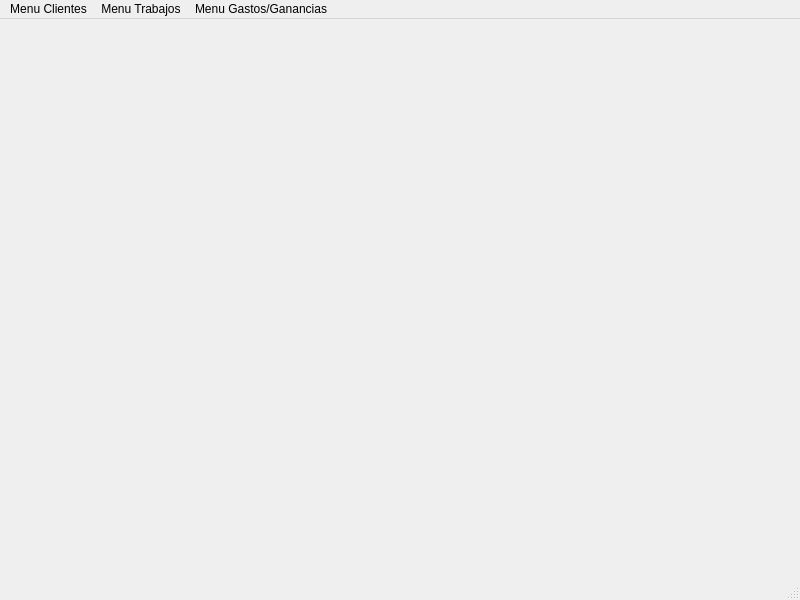
<?xml version="1.0" encoding="UTF-8"?>
<ui version="4.0">
 <class>MainWindow</class>
 <widget class="QMainWindow" name="MainWindow">
  <property name="geometry">
   <rect>
    <x>0</x>
    <y>0</y>
    <width>800</width>
    <height>600</height>
   </rect>
  </property>
  <property name="windowTitle">
   <string>MainWindow</string>
  </property>
  <widget class="QWidget" name="centralwidget">
   <layout class="QGridLayout" name="gridLayout">
    <item row="0" column="0">
     <widget class="QLabel" name="label">
      <property name="text">
       <string/>
      </property>
      <property name="pixmap">
       <pixmap>../../assets/fondo-MainScene.png</pixmap>
      </property>
      <property name="alignment">
       <set>Qt::AlignCenter</set>
      </property>
     </widget>
    </item>
   </layout>
  </widget>
  <widget class="QMenuBar" name="menubar">
   <property name="geometry">
    <rect>
     <x>0</x>
     <y>0</y>
     <width>800</width>
     <height>22</height>
    </rect>
   </property>
   <widget class="QMenu" name="menuMenu_Clientes">
    <property name="title">
     <string>Menu Clientes</string>
    </property>
    <addaction name="actionNuevo_Cliente"/>
    <addaction name="separator"/>
    <addaction name="actionEliminar_Cliente"/>
    <addaction name="separator"/>
    <addaction name="actionActualizar_informacion"/>
    <addaction name="separator"/>
    <addaction name="actionListar_todos_los_Clientes"/>
    <addaction name="separator"/>
   </widget>
   <widget class="QMenu" name="menuMenu_Gastos_Ganancias">
    <property name="title">
     <string>Menu Gastos/Ganancias</string>
    </property>
    <addaction name="actionHistorial_de_Gastos"/>
    <addaction name="separator"/>
    <addaction name="actionCalcular_ganancias"/>
    <addaction name="separator"/>
    <addaction name="actionCalcular_gastos"/>
    <addaction name="separator"/>
   </widget>
   <widget class="QMenu" name="menuMenu_Trabajos">
    <property name="title">
     <string>Menu Trabajos</string>
    </property>
    <addaction name="actionNuevo_Trabajo"/>
    <addaction name="separator"/>
    <addaction name="actionActualizar_informacion_2"/>
    <addaction name="separator"/>
    <addaction name="actionEliminar_Trabajo"/>
    <addaction name="separator"/>
    <addaction name="actionHistorial_de_trabajos"/>
    <addaction name="separator"/>
    <addaction name="actionBuscar_Trabajo"/>
    <addaction name="separator"/>
   </widget>
   <addaction name="menuMenu_Clientes"/>
   <addaction name="menuMenu_Trabajos"/>
   <addaction name="menuMenu_Gastos_Ganancias"/>
  </widget>
  <widget class="QStatusBar" name="statusbar"/>
  <action name="actionNuevo_Cliente">
   <property name="text">
    <string>Nuevo Cliente</string>
   </property>
  </action>
  <action name="actionEliminar_Cliente">
   <property name="text">
    <string>Eliminar Cliente</string>
   </property>
  </action>
  <action name="actionActualizar_informacion">
   <property name="text">
    <string>Actualizar informacion / Buscar</string>
   </property>
  </action>
  <action name="actionBuscar_Cliente">
   <property name="text">
    <string>Buscar Cliente</string>
   </property>
  </action>
  <action name="actionListar_todos_los_Clientes">
   <property name="text">
    <string>Listar todos los Clientes</string>
   </property>
  </action>
  <action name="actionNuevo_Trabajo">
   <property name="text">
    <string>Nuevo Trabajo</string>
   </property>
  </action>
  <action name="actionActualizar_informacion_2">
   <property name="text">
    <string>Actualizar informacion</string>
   </property>
  </action>
  <action name="actionEliminar_Trabajo">
   <property name="text">
    <string>Eliminar Trabajo</string>
   </property>
  </action>
  <action name="actionHistorial_de_trabajos">
   <property name="text">
    <string>Historial de trabajos</string>
   </property>
  </action>
  <action name="actionBuscar_Trabajo">
   <property name="text">
    <string>Buscar Trabajo</string>
   </property>
  </action>
  <action name="actionHistorial_de_Gastos">
   <property name="text">
    <string>Historial de gastos</string>
   </property>
  </action>
  <action name="actionCalcular_ganancias">
   <property name="text">
    <string>Calcular ganancias</string>
   </property>
  </action>
  <action name="actionCalcular_gastos">
   <property name="text">
    <string>Calcular gastos</string>
   </property>
  </action>
 </widget>
 <resources/>
 <connections/>
</ui>
